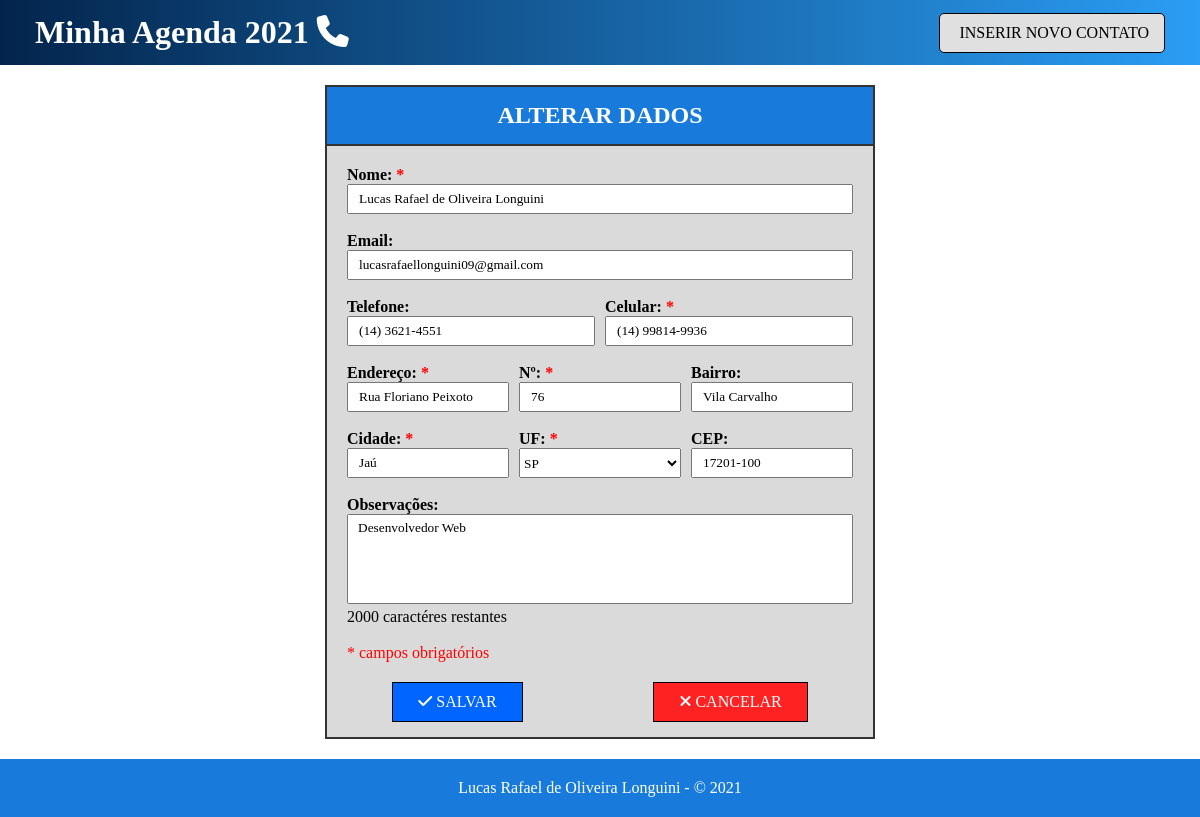
The page /?c=ContatoController&m=editarContato&id=1 on the database its author committed.
### tables this page shows
CREATE TABLE Contatos (
	`id_contato`	INT NOT NULL AUTO_INCREMENT PRIMARY KEY,
	`nome`			VARCHAR(60) NOT NULL,
	`email`			VARCHAR(50) NULL,
	`telefone`		VARCHAR(14) NULL,
	`celular`		VARCHAR(15) NOT NULL,
	`endereco`		VARCHAR(50) NOT NULL,
	`num`			VARCHAR(5) NOT NULL,
	`bairro`		VARCHAR(30) NULL,
	`cidade`		VARCHAR(50) NOT NULL,
	`cep`			VARCHAR(9) NULL,
	`observacoes`	VARCHAR(1000) NULL,
	`id_estado`		INT NOT NULL,
	FOREIGN KEY (`id_estado`) REFERENCES Estados (`id_estado`)
);

CREATE TABLE Estados (
	`id_estado`		INT NOT NULL AUTO_INCREMENT PRIMARY KEY,
	`uf_nome`		VARCHAR(60) NOT NULL,
	`sigla`			CHAR(2) NOT NULL
);

### controllers/ContatoController.class.php (called while the page is built, shortened)
<?php
	require_once "models/Conexao.class.php";
	require_once "models/Contato.class.php";
	require_once "models/ContatoDAO.class.php";
	class ContatoController {
		public function editarContato() {
			$contatoDAO = new ContatoDAO();
			$ret = $contatoDAO->listarContato($_GET["id"]);
			require_once "views/edit_contato.php";
		}
	}

### models/Conexao.class.php (called while the page is built, shortened)
<?php
	abstract class Conexao {
		protected function __construct() {
			try {
				$this->db = new PDO("mysql:host=localhost; dbname=AgendaTelefonica; charset=utf8mb4", "root", "");
			}
			catch(Exception $e) {
				die("Ocorreu um erro durante a conexão com o banco de dados. " .$e->getMessage());
			}
		}
	}

### models/ContatoDAO.class.php (called while the page is built, shortened)
<?php
	class ContatoDAO extends Conexao {
		public function listarContato($id) {
			$sql = "SELECT c.*, e.*
					FROM contatos c
					INNER JOIN estados e ON (c.id_estado = e.id_estado)
					WHERE c.id_contato = $id";
			try {
				$stmt = $this->db->prepare($sql);
				$stmt->execute();
				return $stmt->fetchAll(PDO::FETCH_OBJ);
				$this->db = null;
			}
			catch(Exception $e) {
				die("Erro ao listar o contato. " .$e->getMessage());
			}
		}
		public function listarEstados() {
			$sql = "SELECT * FROM Estados";
			try {
				$stmt = $this->db->prepare($sql);
				$stmt->execute();
				return $stmt->fetchAll(PDO::FETCH_OBJ);
				$this->db = null;
			}
			catch(Exception $e) {
				die("Erro ao listar os estados. " .$e->getMessage());
			}
		}
	}

### views/edit_contato.php (the view, shortened to what this page needs)
<?php require_once "views/_nav.php" ?>
<main>
	<section id="dados">
		<h2>ALTERAR DADOS</h2>
		<form action="" method="POST">
			<div class="container">
				<label>Nome: <span class="obg">*</span></label>
				<input type="text" name="nome" value="<?php if (isset($ret)) echo $ret[0]->nome; ?>" />
				<br/><br/>
				<label>Email: </label>
				<input type="text" name="email" value="<?php if (isset($ret)) echo $ret[0]->email; ?>" />
				<br/><br/>
				<div class="col-2">
					<label>Telefone: </label>
					<label>Celular: <span class="obg">*</span></label>
					<input type="tel" id="tel" name="telefone" value="<?php if (isset($ret)) echo $ret[0]->telefone; ?>" />
					<input type="tel" id="cel" name="celular" value="<?php if (isset($ret)) echo $ret[0]->celular; ?>" />
				</div>
				<br/>
				<div class="col-3">
					<label>Endereço: <span class="obg">*</span></label>
					<label>Nº: <span class="obg">*</span></label>
					<label>Bairro: </label>
					<input type="text" name="endereco" value="<?php if (isset($ret)) echo $ret[0]->endereco; ?>" />
					<input type="text" name="numero" maxlength="5" value="<?php if (isset($ret)) echo $ret[0]->num; ?>" />
					<input type="text" name="bairro" value="<?php if (isset($ret)) echo $ret[0]->bairro; ?>" />
				</div>
				<br/>
				<div class="col-3">
					<label>Cidade: <span class="obg">*</span></label>
					<label>UF: <span class="obg">*</span></label>
					<label>CEP: </label>
					<input type="text" name="cidade" value="<?php if (isset($ret)) echo $ret[0]->cidade; ?>" />
					<select name="uf">
						<?php
							if (isset($ret)) {
								echo "<option value='{$ret[0]->id_estado}'>{$ret[0]->sigla}</option>";
							}
						?>
					</select>
					<input type="text" id="cep" name="cep" value="<?php if (isset($ret)) echo $ret[0]->cep; ?>" />
				</div>
				<br/>
				<label>Observações: </label>
				<br/>
				<textarea maxlength="2000" name="observacoes" onkeyup="countChar(this)"><?php if (isset($ret)) echo $ret[0]->observacoes; ?></textarea>
				<p id="observacoes">2000 caractéres restantes</p>
				<br/>
				<span class="obg">* campos obrigatórios</span>
			</div>
			<div class="btn">
				<button type="submit" name="save"><span class="fas fa-check"></span> SALVAR</button>
				<button type="submit" name="cancel"><span class="fas fa-times"></span> CANCELAR</button>
			</div>
		</form>
	</section>
</main>
<?php require_once "views/_footer.php" ?>

### views/assets/css/layout.css (style rules this page uses)
* { margin: 0; padding: 0; box-sizing: border-box; font-family: "Verdana"; }
main { padding: 20px 50px; }
.obg { color: #F00; }
#dados { margin: auto; width: 50%; border: 2px solid #333; background-color: #DADADA; }
#dados h2 { background-color: #187BDC; color: #FFF; padding: 15px; text-align: center; border-bottom: 2px solid #333; }
.container { padding: 20px; }
.container label { font-weight: bold; }
.container input { width: 100%; padding: 5px 10px; }
.container textarea { padding: 5px 10px; width: 100%; height: 90px; resize: none; }
.col-2 { display: grid; grid-template-columns: repeat(2, 1fr); grid-column-gap: 10px; width: 100%; }
.col-3 { display: grid; grid-template-columns: repeat(3, 1fr); grid-column-gap: 10px; width: 100%; }
#dados .btn { display: flex; justify-content: space-around; }
.btn button { margin-bottom: 15px; padding: 10px 25px; font-size: 16px; border: 1px solid #000; }
.btn button[name="save"] { background-color: #06F; color: #FFF; }
.btn button[name="cancel"] { background-color: #F22; color: #FFF; }

### rows shown on the page
contatos: nome "Lucas Rafael de Oliveira Longuini", email "lucasrafaellonguini09@gmail.com", telefone "(14) 3621-4551", celular "(14) 99814-9936", endereco "Rua Floriano Peixoto", numero "76", bairro "Vila Carvalho", cidade "Jaú", uf "SP", cep "17201-100", observacoes "Desenvolvedor Web"
